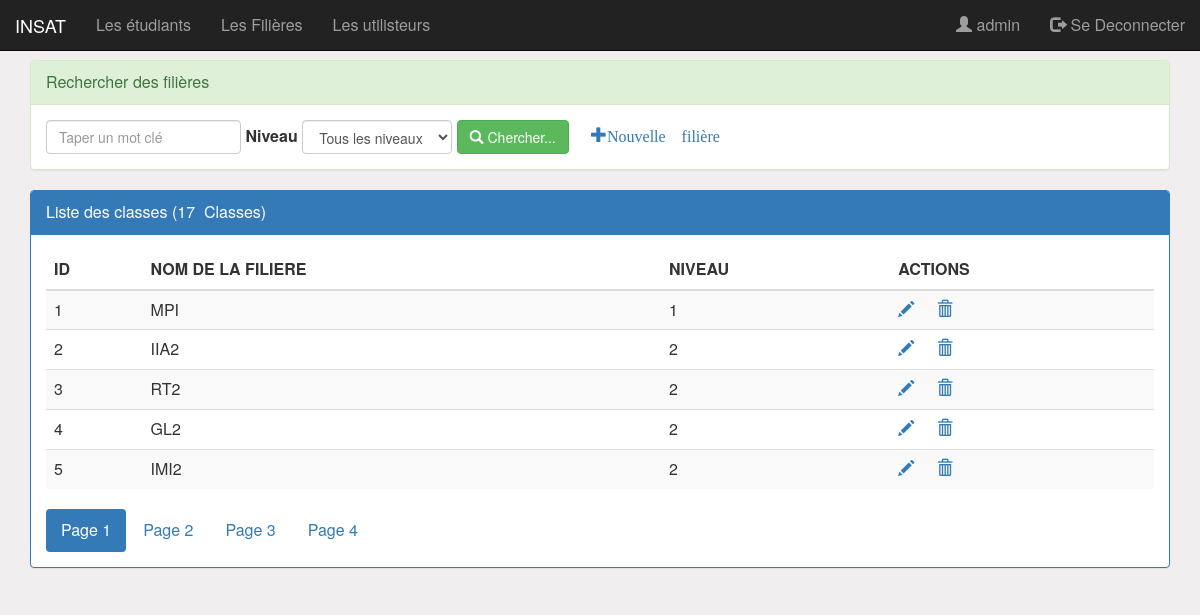
The app's page /pages/filieres.php (signed in) with its own data.
### tables this page shows
CREATE TABLE FILIERE (                    
	ID int(4) AUTO_INCREMENT PRIMARY KEY, 
	NOM_FILIERE VARCHAR(100) NOT NULL,    
	NIVEAU VARCHAR(100) NOT NULL);

### pages/filieres.php (the view, shortened to what this page needs)
<?php
	require_once('connexion.php');
	if(isset($_GET['motCle']))
		$mc=$_GET['motCle'];
	else
		$mc="";
	if(isset($_GET['NIVEAU']))
		$niveau=$_GET['NIVEAU'];
	else
		$niveau="all";
	if(isset($_GET['size']))
		$size=$_GET['size'];
	else
		$size=5;
	if(isset($_GET['page']))
		$page=$_GET['page'];
	else
		$page=1;
	$offset=($page-1)*$size;
	if($niveau=="all"){
		$resultat1 = $con->query("SELECT * FROM FILIERE
									WHERE  NOM_FILIERE like '%$mc%'
									ORDER BY ID
									LIMIT $size
									OFFSET $offset");
		$resultat2 = $con->query("select count(*) as nbrFiliere
									from FILIERE
									where NOM_FILIERE like '%$mc%'");
	}
	$nbr=$resultat2->fetch();
	$nbrF=$nbr['nbrFiliere'];
	$reste=$nbrF % $size;
	if($reste==0)
		$nbrPage=$nbrF/$size;
	else
		$nbrPage=floor($nbrF/$size)+1;
?>
<!DOCTYPE HTML>
<html>
	<head>
		<link rel="stylesheet" type="text/css" href="../css/bootstrap.css">
		<link rel="stylesheet" type="text/css" href="../css/monstyle.css">
	</head>
	<body>
		<?php include('entete.php');?>
		<div class="container">
			<div class="panel panel-success espace60">
				<div class="panel-heading">Rechercher des filières</div>
				<div class="panel-body">
					<form method="get" action="filieres.php" class="form-inline">
						<div class="form-group">
							<input type="text" name="motCle"
									placeholder="Taper un mot clé"
									id="motCle" class="form-control"
									value="<?php echo $mc; ?>"/>
							<label for="NIVEAU" class="control-label">Niveau</label>
							<select name="NIVEAU" id="NIVEAU" class="form-control"
									onChange="this.form.submit();">
								<option value="all" <?php echo $niveau=="all"?"selected":"" ?>>Tous les niveaux</option>
							</select>
							<button type="submit" class="btn btn-success">
								<i class="glyphicon glyphicon-search"></i>
								Chercher...
							</button>
							<?php if($_SESSION['utilisateur']['ROLE']=="ADMIN") {?>
								<a href="nouvelleFiliere.php"> <span class="glyphicon glyphicon-plus">Nouvelle filière</a>
							<?php } ?>
						</div>
					</form>
				</div>
			</div>
			<div class="panel panel-primary ">
				<div class="panel-heading">Liste des classes (<?php echo $nbrF ?>&nbsp Classes) </div>
				<div class="panel-body">
					<table class="table table-striped">
						<thead>
							<tr>
								<th>ID</th>
								<th>NOM DE LA FILIERE</th>
								<th>NIVEAU</th>
								 <?php if($_SESSION['utilisateur']['ROLE']=="ADMIN") {?>
									<th>ACTIONS</th>
								<?php } ?>
							</tr>
						</thead>
						<tbody>
							<?php while($FILIERE=$resultat1->fetch()){?>
								<tr>
									<td><?php echo $FILIERE['ID'] ?></td>
									<td><?php echo $FILIERE['NOM_FILIERE'] ?></td>
									<td><?php echo $FILIERE['NIVEAU'] ?></td>
									<td>
										<?php if($_SESSION['utilisateur']['ROLE']=="ADMIN") {?>
											<a href="editerFiliere.php?ID=<?php echo $FILIERE['ID'] ?>">
												<span class="glyphicon glyphicon-pencil"></span>
											</a>
											<a Onclick="return confirm('Etes vous sur de vouloir supprimer la filière?')"
												href="supprimerFiliere.php?ID=<?php echo $FILIERE['ID'] ?>">
												<span class="glyphicon glyphicon-trash"></span>
											</a>
										<?php } ?>
									</td>
								</tr>
							<?php } ?>
						</tbody>
					</table>
					<div>
						<ul class="nav nav-pills">
							<?php for($i=1;$i<=$nbrPage;$i++){ ?>
								<li class="<?php if($i==$page) echo 'active' ?>">
									<a href="filieres.php?page=<?php echo $i ?>
										&motCle=<?php echo $mc ?>
										&NIVEAU=<?php echo $niveau ?>">
										Page <?php echo $i ?>
									</a>
								</li>
							<?php } ?>
						</ul>
					</div>
				</div>
			</div>
		</div>
	</body>
</html>

### css/monstyle.css (style rules this page uses)
.espace60 { margin-top: 60px; }
body { background-color: rgb(240, 238, 238); font-size: 16px; }
.form-control { position: relative; }

### records on screen
filiere: ID "1", NOM_FILIERE "MPI", NIVEAU "1"
filiere: ID "2", NOM_FILIERE "IIA2", NIVEAU "2"
filiere: ID "3", NOM_FILIERE "RT2", NIVEAU "2"
filiere: ID "4", NOM_FILIERE "GL2", NIVEAU "2"
filiere: ID "5", NOM_FILIERE "IMI2", NIVEAU "2"

### other values on screen
$_SESSION['utilisateur']['LOGIN'] "admin"
$nbrF "17"
